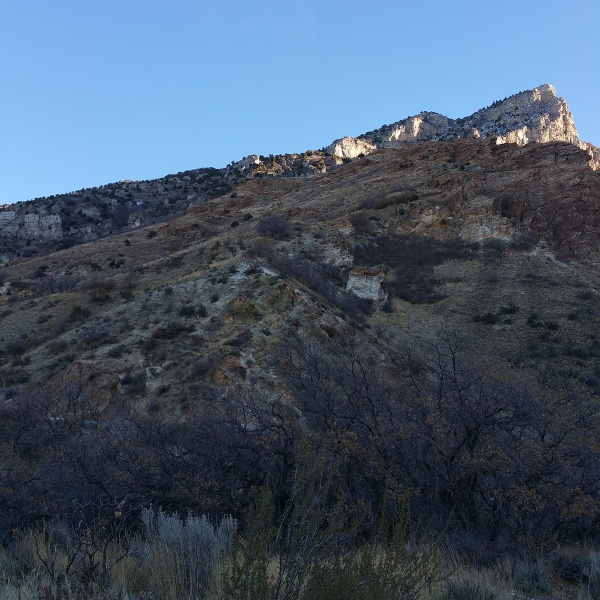
#> input picture test1/pic1.jpg, 600 x 600 px; its folder holds only this picture in this run
$ python doancv.py
#> lines starting #> are read from the running program, lines starting #| are printed output that depends on the picture
#!/usr/bin/env python3
# -*- coding: utf-8 -*-

import cv2
import numpy as np
from matplotlib import pyplot as plt
import imutils
import os


class Pano():
    def __init__(self, path, ratio=0.75, mindist=40, half=True):
        '''
        path: path to dir contains images to be stitched
        ratio: ratio distance to throw away ambigious match
        mindist: min distance to throw away bad match
        half: only look for match in right half of left photo to avoid bad matches
        '''
#> called with path = 'test1', ratio = 0.75, mindist = 47, half = True
        filepaths = [os.path.join(path, i) for i in os.listdir(path)]
        self.images = []
        for path in filepaths:
            self.images.append(cv2.imread(path))
        self.ratio = ratio
        self.mindist = mindist
        self.half = half

    def featureExtractor(self, im1, im2, method):
        '''
        im1, im2: images to detect features
        '''
        # convert images to grayscale
        query = cv2.cvtColor(im1, cv2.COLOR_BGR2GRAY)
        train = cv2.cvtColor(im2, cv2.COLOR_BGR2GRAY)
        # Detect and extract features from the image
        # Local invariant descriptors (SIFT, SURF, ORB)
        if method == 'sift':
            des = cv2.xfeatures2d.SIFT_create()
        elif method == 'surf':
            des = cv2.xfeatures2d.SURF_create()
        elif method == 'brisk':
            des = cv2.BRISK_create()
        elif method == 'orb':
            des = cv2.ORB_create()
        # t keypoints and descriptors
        kp1, des1 = des.detectAndCompute(query, None)
        kp2, des2 = des.detectAndCompute(train, None)
        return kp1, des1, kp2, des2

    def matchFeatures(self, des1, des2, method):
        '''
        des1, des2: descriptors to match
        '''
        "Create and return a Matcher Object"

        if method == 'sift' or method == 'surf':
            bf = cv2.BFMatcher(cv2.NORM_L2)
        elif method == 'orb' or method == 'brisk':
            bf = cv2.BFMatcher(cv2.NORM_HAMMING)
        matches = bf.knnMatch(des1, des2, k=2)
        # Apply ratio test
        good = []
        for m, n in matches:
            if m.distance < self.ratio * n.distance and m.distance < self.mindist:
                good.append(m)
        good = np.asarray(good)
        return good

    def getNumberOfMatches(self, im1, im2, method):
        '''
        im1, im2: images to get number of matches from
        '''
        _, des1, _, des2 = self.featureExtractor(im1, im2, method)
        matches = self.matchFeatures(des1, des2, method)
        return len(matches)

    # [72 lines left out: functions stitch, right_stitch, crop, not called in this run]

    def createPanorama(self, method):
        # find leftmost image
#> called with method = 'orb'
        numberOfMatches = [0] * len(self.images)
#> numberOfMatches = [0]
        for pos, i in enumerate(self.images):
            # only look at left half
            left = i[:, :i.shape[1] // 2]
            for j in self.images:
                right = j[:, j.shape[1] // 2:]
                numberOfMatches[pos] += self.getNumberOfMatches(left, right, method)
#> this loop made 1 pass
#> pos on pass 1: 0
#> pass 1, in createPanorama, `left = i[:, :i.shape[1] // 2]`:
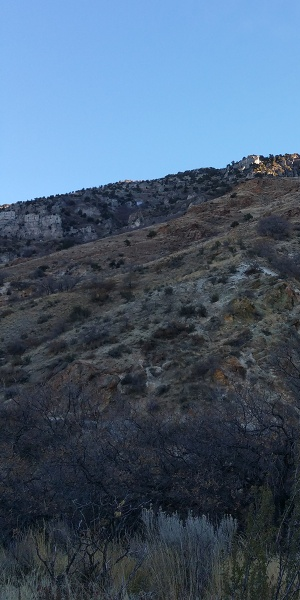
#> left: shape (600, 300, 3); mean B, G, R 113.8, 92.5, 72.7
#> pass 1, in featureExtractor, `query = cv2.cvtColor(im1, cv2.COLOR_BGR2GRAY)`:
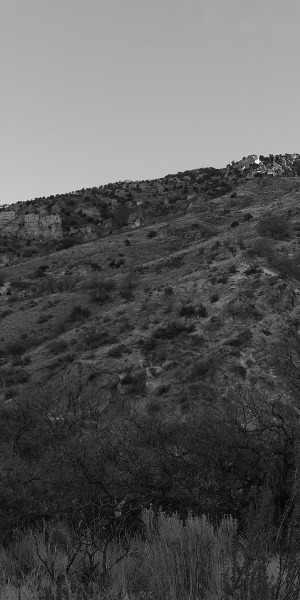
#> query: shape (600, 300); min 2, max 253, mean 89
#> pass 1, in featureExtractor, `train = cv2.cvtColor(im2, cv2.COLOR_BGR2GRAY)`:
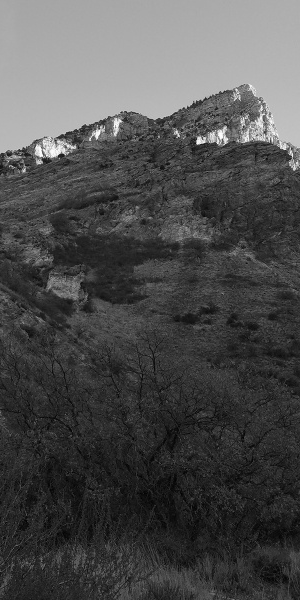
#> train: shape (600, 300); min 1, max 254, mean 77.4
        # now sort images from left to right
        leftmost = self.images.pop(np.argmin(numberOfMatches))
#> leftmost is the input picture: shape (600, 600, 3); mean B, G, R 104.5, 86, 69.5
        imagesRtoL = [leftmost]
        ith_leftmost = imagesRtoL[0]
        while len(self.images) != 0:
            numberOfMatches = [0] * len(self.images)
            for pos, i in enumerate(self.images):
                numberOfMatches[pos] += self.getNumberOfMatches(ith_leftmost, i, method)
            imagesRtoL.append(self.images.pop(np.argmax(numberOfMatches)))
#> this loop made 0 passes
#> after the loop, imagesRtoL = 1 item; self.images = []
        # pick the middle image
        n = len(imagesRtoL)
#> n = 1
        mid = n // 2
#> mid = 0
        result = imagesRtoL[mid]
        # stitch images to the right of middle
        for i in range(mid + 1, n):
            result = self.crop(self.stitch(result, imagesRtoL[i], method))
        # stitch images to the left of middle
        for i in range(mid - 1, -1, -1):
            result = self.crop(self.right_stitch(result, imagesRtoL[i], method))
        return result


def demo():
    p = Pano('test1', 0.75, 47, True)  # using test1 folder as demo
    method = 'orb'
    pano = p.createPanorama(method)
    cv2.imwrite('demo.png', pano)


# [5 lines left out: function main, not called in this run]


if __name__ == '__main__':
    demo()

$ run again, on test1/squaw_peak2_600.jpg
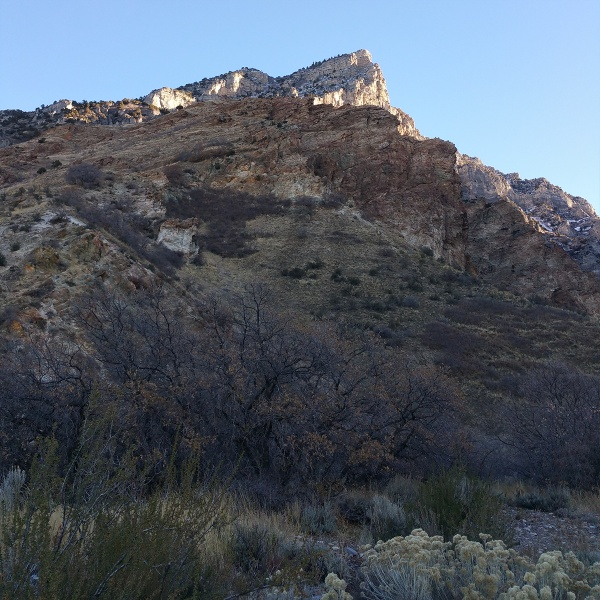
#> input picture test1/squaw_peak2_600.jpg, 600 x 600 px
#> in createPanorama, `numberOfMatches = [0] * len(self.images)`: numberOfMatches = [0]
#> the loop in createPanorama, `for pos, i in enumerate(self.images):` made 1 pass
#> pos on pass 1: 0
#> pass 1, in featureExtractor, `query = cv2.cvtColor(im1, cv2.COLOR_BGR2GRAY)`:
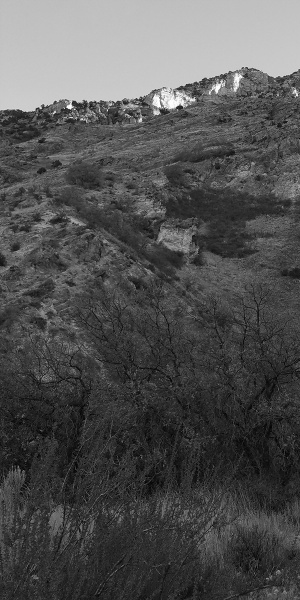
#> query: shape (600, 300); min 2, max 254, mean 82
#> pass 1, in featureExtractor, `train = cv2.cvtColor(im2, cv2.COLOR_BGR2GRAY)`:
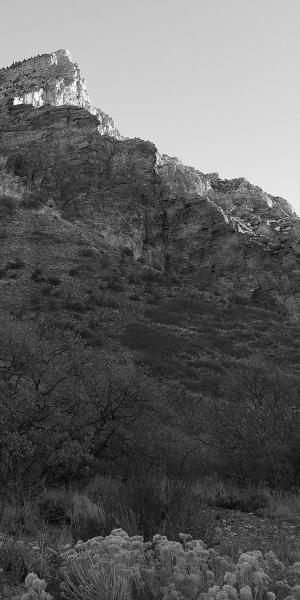
#> train: shape (600, 300); min 0, max 254, mean 95.6
#> after the loop in createPanorama, `for pos, i in enumerate(self.images):`: numberOfMatches = [2]
#> in createPanorama, leftmost is the input picture: shape (600, 600, 3); mean B, G, R 101.1, 90.1, 81.6
#> after the loop in createPanorama, `while len(self.images) != 0:`: imagesRtoL = 1 item; self.images = []
#> n = 1
#> mid = 0

$ run again, on test1/squaw_peak3_600.jpg
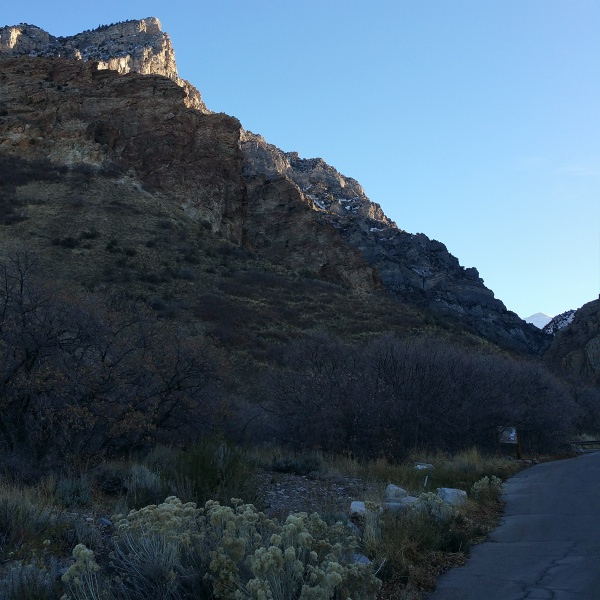
#> input picture test1/squaw_peak3_600.jpg, 600 x 600 px
#> in createPanorama, `numberOfMatches = [0] * len(self.images)`: numberOfMatches = [0]
#> the loop in createPanorama, `for pos, i in enumerate(self.images):` made 1 pass
#> pos on pass 1: 0
#> pass 1, in featureExtractor, `query = cv2.cvtColor(im1, cv2.COLOR_BGR2GRAY)`:
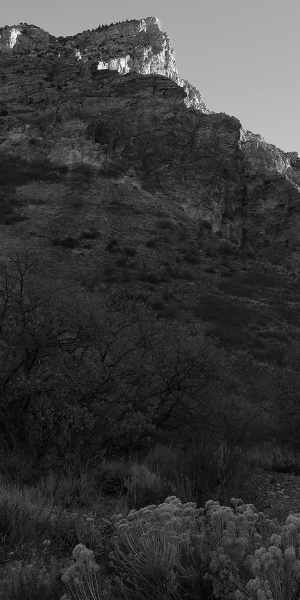
#> query: shape (600, 300); min 1, max 252, mean 57.9
#> pass 1, in featureExtractor, `train = cv2.cvtColor(im2, cv2.COLOR_BGR2GRAY)`:
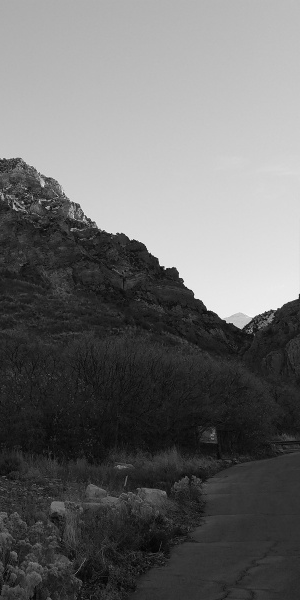
#> train: shape (600, 300); min 1, max 249, mean 107.1
#> after the loop in createPanorama, `for pos, i in enumerate(self.images):`: numberOfMatches = [1]
#> in createPanorama, leftmost is the input picture: shape (600, 600, 3); mean B, G, R 102.5, 86.5, 67
#> after the loop in createPanorama, `while len(self.images) != 0:`: imagesRtoL = 1 item; self.images = []
#> n = 1
#> mid = 0
